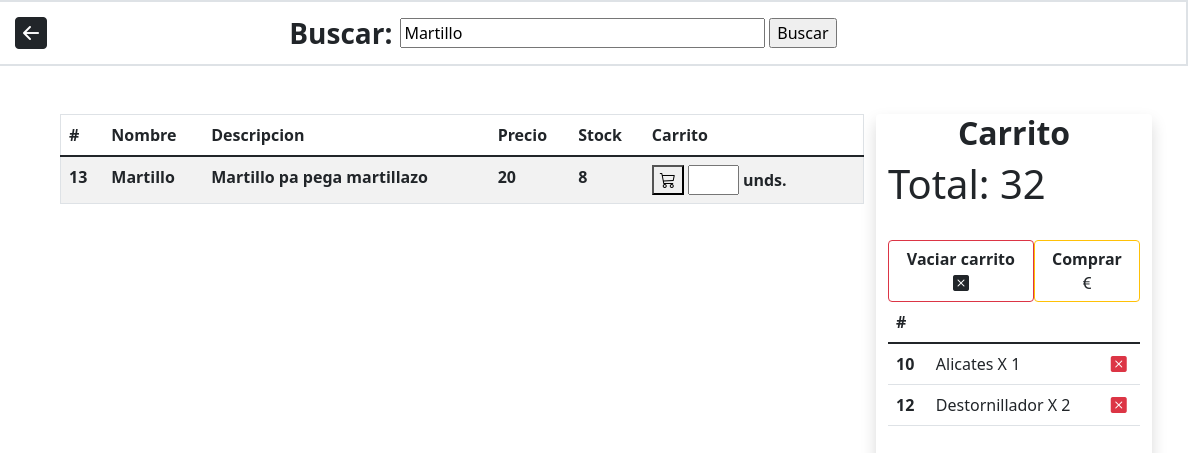
The page /proyecto/funciones/venta/vender/vender.php?busqueda=Martillo (signed in) on the database its author committed.
### tables this page shows
CREATE TABLE `item` (
  `id_item` int(4) NOT NULL,
  `nombre` varchar(50) NOT NULL,
  `descripcion` varchar(500) NOT NULL,
  `precio` double NOT NULL,
  `stock` int(4) NOT NULL
);

CREATE TABLE `ventaitem` (
  `id_item` int(11) NOT NULL,
  `id_venta` int(11) NOT NULL,
  `cantidad` int(6) NOT NULL
);

### proyecto/clases/conexion.php (called while the page is built, shortened)
<?php
class Conexion{
    private static $instancia = null;
    public ?PDO $conexion = null;
    private function __construct(){
        $this->conexion = new PDO("mysql:host=localhost;dbname=proyecto", "root", "");
    }
    public static function crearConexion():Conexion|Exception{
        if (self::$instancia==null) {
            try {
                self::$instancia = new Conexion();
            } catch (PDOException $e) {
                return $e;
            }
        }
        return self::$instancia;
    }
    public function hacerConsulta($query, ...$parametros):array{
        $prep = $this->conexion->prepare($query);
        for ($i=1; $i < count($parametros)+1; $i++) {
            $prep->bindValue($i, $parametros[$i-1]);
        }
        $prep->execute();
        $res=[];
        for ($i=0; $i < $prep->rowCount(); $i++) {
            $res[$i]=$prep->fetchObject();
        }
        return $res;
    }
}

### proyecto/clases/item.php (called while the page is built, shortened)
<?php
require_once("conexion.php");
class Item{
    public function getId(){
        return $this->id;
    }
    public static function buscarItem(string $item):array{
        if ($item!=null) {
            $conexion = Conexion::crearConexion();
            $query = "SELECT * FROM `item` WHERE nombre LIKE ?";
            $resultado = $conexion->hacerConsulta($query, $item);
            $items = [];
            foreach ($resultado as $item) {
                $nuevo = new Item($item->id_item, $item->nombre, $item->descripcion, $item->precio, $item->stock);
                array_push($items, $nuevo);
            }
            return $items;
        }
        return [];
    }
    public static function buscarItemId(int $id_item):?Item{
        if ($id_item!=null) {
            $conexion = Conexion::crearConexion();
            $query = "SELECT * FROM `item` WHERE id_item = ?";
            $item = $conexion->hacerConsulta($query, $id_item);
            $item = $item[0];
            $nuevo = new Item($item->id_item, $item->nombre, $item->descripcion, $item->precio, $item->stock);
            return $nuevo;
        }
        return null;
    }
}

### proyecto/clases/venta.php (called while the page is built, shortened)
<?php
require_once("conexion.php");
require_once("item.php");
    class Venta{
        private Conexion $conexion;
        public function __construct(private int $id_empleado, private $valor=0, private $fecha="", private $id=null){
            $this->conexion = Conexion::crearConexion();
        }
        public static function recuperarInstanciaVenta($idVenta):Venta{
            $conexion = Conexion::crearConexion();
            $query = "SELECT * FROM `venta` WHERE id_venta = ?; ";
            $res = $conexion->hacerConsulta($query, $idVenta);
            $res = $res[0];
            return new Venta($res->id_empleado, $res->valor, $res->fecha, $res->id_venta);
        }
        public function consultarVentaItem():array{
            $query = "SELECT * FROM `ventaItem` WHERE id_venta = ?; ";
            return $this->conexion->hacerConsulta($query, $this->id);
        }
        public function obtenerValor():array{
            $query = "SELECT SUM(I.precio*VI.cantidad) AS total FROM ventaitem VI JOIN item I ON VI.id_item = I.id_item WHERE VI.id_venta=?;";
            return $this->conexion->hacerConsulta($query, $this->id);
        }
    }

### proyecto/funciones/venta/vender/vender.php (the view, shortened to what this page needs)
<?php
require_once("../../../clases/item.php");
require_once("../../../clases/venta.php");
?>
<!DOCTYPE html>
<html lang="en">
<head>
    <link href="https://cdn.jsdelivr.net/npm/bootstrap@5.1.3/dist/css/bootstrap.min.css" rel="stylesheet">
    <link rel="stylesheet" href="https://cdn.jsdelivr.net/npm/bootstrap-icons@1.7.1/font/bootstrap-icons.css">
</head>
<header class="row border border-2 w-100">
    <form class="col-1" action="../../atras/atras.php">
        <button class="btn"><i class="bi bi-arrow-left-square-fill fs-2"></i></button>
    </form>
    <div class="d-flex justify-content-center align-items-center col-10">
        <span class="fs-3 fw-bold me-2">Buscar: </span>
        <form method="GET" class="w-50">
            <input class="w-75" id="input" name="busqueda" type="text" value=<?= $_GET['busqueda']??"" ?>>
            <input id="buscar" type="submit" value="Buscar">
        </form>
    </div>
</header>
<body>
    <div class="row mt-5 ms-5 me-5">
        <div class="col-9 d-flex flex-column align-items-center">
                <table class="border table table-striped">
                    <thead>
                        <tr>
                            <th scope="col">#</th>
                            <th scope="col">Nombre</th>
                            <th scope="col">Descripcion</th>
                            <th scope="col">Precio</th>
                            <th scope="col">Stock</th>
                            <th scope="col">Carrito</th>
                        </tr>
                    </thead>
                    <tbody>
                        <?php
                    if (isset($_GET["busqueda"])) {
                        $resultado = Item::buscarItem("%".$_GET["busqueda"]."%");
                        listar($resultado);
                    }
                    else{
                        $resultado = Item::buscarItem("%");
                        listar($resultado);
                    }
                    function listar($datos){
                        foreach($datos as $item){ ?>
                    <tr>
                        <th scope="col"><?= $item->getId() ?></th>
                        <th scope="col"><?= $item->nombre ?></th>
                        <th scope="col">
                            <?php echo strlen($item->descripcion)>65 ? substr($item->descripcion,0,65)."..." :  $item->descripcion; ?>
                        </th>
                        <th scope="col"><?= $item->precio ?></th>
                        <th scope="col"><?= $item->stock ?></th>
                        <th scope="col">
                            <form action="carrito.php">
                                <button type="submit">
                                    <i class="bi bi-cart3"></i>
                                </button>
                                <input required min=1 max="<?= $item->stock ?>" class="w-25" id="unidades" name="unidades" type="number">
                                <label for="unidades"> unds.</label>
                            </form>
                        </th>
                    </tr>
                    <?php
                }
            }
            ?>
                    </tbody>
                </table>
    </div>
    <div class="col-3 shadow rounded overflow-auto" style="height: 40rem">
        <h2 class="text-center"><b>Carrito</b></h2>
        <?php
            if (isset($_SESSION["carrito"]) && $_SESSION["carrito"]!=null) {
                ?>
                <table class="table ">
                <thead>
                    <tr>
                        <th scope="col">#</th>
                        <th scope="col"></th>
                        <th scope="col"></th>
                    </tr>
                </thead>
                <tbdy>
                <?php
                $venta = Venta::recuperarInstanciaVenta($_SESSION["carrito"]);
                $carrito = $venta->consultarVentaItem();
                foreach($carrito as $ventaItem){
                    $item = Item::buscarItemId($ventaItem->id_item);
                    ?>
                    <tr>
                        <th scope="row"><?= $item->getId() ?></th>
                        <td><?= $item->nombre ?> X <?= $ventaItem->cantidad ?></td>
                        <td>
                            <a class="text-danger" href="quitarItem.php?busqueda=<?= $_GET['busqueda']??"" ?>&&eliminar=<?= $item->getId() ?>">
                                <i class="bi bi-x-square-fill"></i>
                            </a>
                        </td>
                    </tr>
                <?php } ?>
                </tbdy>
                <h1>Total: <?= $venta->obtenerValor()[0]->total ?? 0 ?></h1>
                <br>
                <div class="d-flex justify-content-around">
                    <a class="btn btn-outline-danger text-dark" href="vaciarCarrito.php"><b>Vaciar carrito <i class="bi bi-x-square-fill"></i></b></a>
                    <a class="btn btn-outline-warning text-dark" href="comprar.php?"<?= $_GET['busqueda']??"" ?>>
                        <b>Comprar<i class="bi bi-currency-euro"></i></b>
                    </a>
                </div>
                <?php } ?>
            </div>
</div>
</body>
</html>

### rows shown on the page
item: id_item "13", nombre "Martillo", descripcion "Martillo pa pega martillazo", precio "20", stock "8"
ventaitem: Id "10", id_item.nombre "Alicates", cantidad "1"
ventaitem: id_item.id_item "12", id_item.nombre "Destornillador", cantidad "2"

### other values the page prints
$venta->obtenerValor()[0]->total "32"
